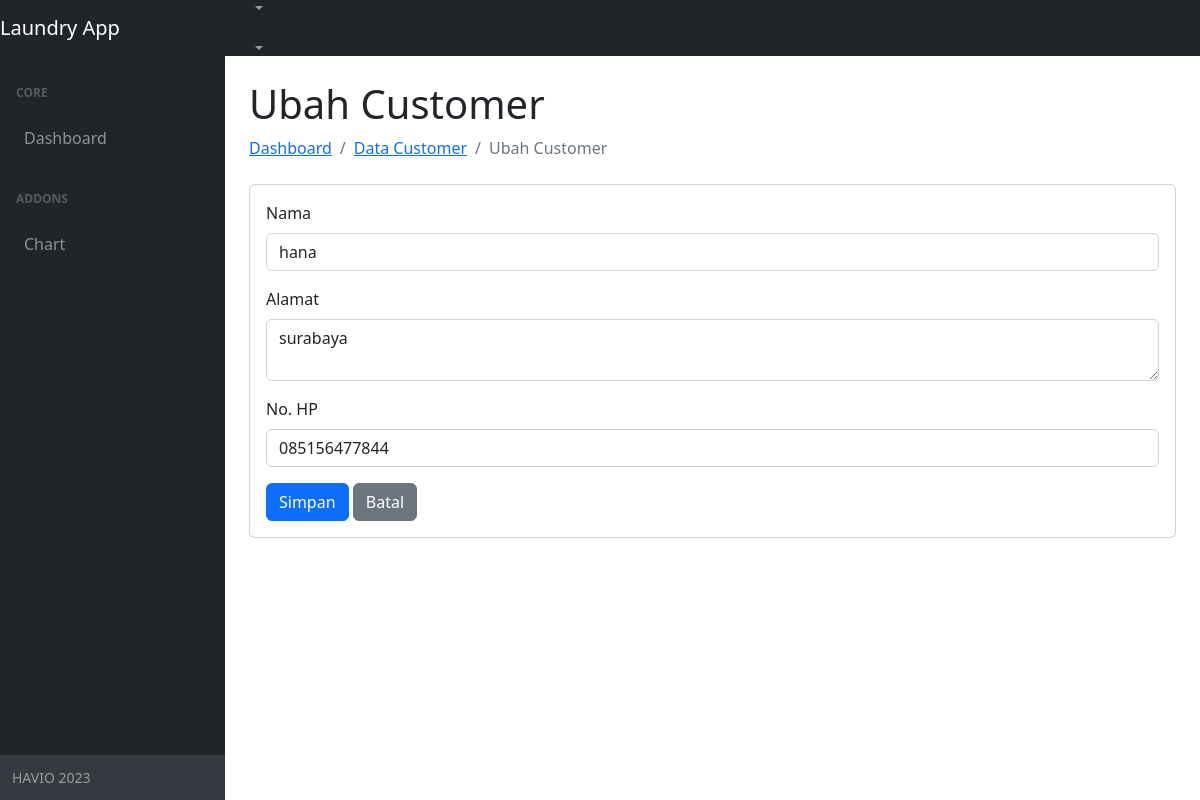
The app's page /admin/ubahcustomer.php?No_Identitas=2 with its own data.
### tables this page shows
CREATE TABLE `pelanggan` (
  `No_Identitas` int(100) NOT NULL,
  `Nama` varchar(30) NOT NULL,
  `Alamat` varchar(30) DEFAULT NULL,
  `No_Hp` varchar(15) NOT NULL
);

### admin/ubahcustomer.php (the view, shortened to what this page needs)
<?php
include 'koneksi.php';
if (isset($_GET['No_Identitas'])) {
    $No_Identitas = $_GET['No_Identitas'];
    $query = "SELECT * FROM pelanggan WHERE No_Identitas = '$No_Identitas'";
    $result = mysqli_query($conn, $query);
    if (mysqli_num_rows($result) == 1) {
        $row = mysqli_fetch_assoc($result);
    } else {
        echo "Data pelanggan tidak ditemukan.";
    }
} else {
    echo "No_Identitas tidak ditemukan.";
}
?>
<!DOCTYPE html>
<html lang="en">
<head>
    <link rel="stylesheet" href="https://cdn.jsdelivr.net/npm/bootstrap@5.8.0/dist/css/bootstrap.min.css"
>
    <link href="css/styles.css" rel="stylesheet" />
</head>
<body class="sb-nav-fixed">
    <nav class="sb-topnav navbar navbar-expand navbar-dark bg-dark">
        <a class="navbar-brand" href="dashboard.php">Laundry App</a>
        <button class="btn btn-link btn-sm order-1 order-lg-0" id="sidebarToggle" href="#"></button>
        <ul class="navbar-nav ms-auto ms-md-0 me-3 me-lg-4">
            <li class="nav-item dropdown">
                <a class="nav-link dropdown-toggle" id="navbarDropdown" href="#" role="button" data-bs-toggle="dropdown"
                    aria-expanded="false"><i class="fas fa-user fa-fw"></i></a>
                <ul class="navbar-nav ms-auto ms-md-0 me-3 me-lg-4">
                    <li class="nav-item dropdown">
                        <a class="nav-link dropdown-toggle" id="navbarDropdown" href="#" role="button"
                            data-bs-toggle="dropdown" aria-expanded="false"><i class="fas fa-user fa-fw"></i></a>
                    </li>
                </ul>
    </nav>
    <div id="layoutSidenav">
        <div id="layoutSidenav_nav">
            <nav class="sb-sidenav accordion sb-sidenav-dark" id="sidenavAccordion">
                <div class="sb-sidenav-menu">
                    <div class="nav">
                        <div class="sb-sidenav-menu-heading">Core</div>
                        <a class="nav-link" href="dashboard.php">
                            Dashboard
                        </a>
                        <div class="sb-sidenav-menu-heading">Addons</div>
                        <a class="nav-link collapsed" href="#" data-bs-toggle="collapse"
                            data-bs-target="#collapseLayouts" aria-expanded="false" aria-controls="collapseLayouts">
                            Chart
                        </a>
                    </div>
                </div>
                <div class="sb-sidenav-footer">
                    <div class="small">HAVIO 2023</div>
                </div>
            </nav>
        </div>
        <div id="layoutSidenav_content">
            <main>
                <div class="container-fluid px-4">
                    <h1 class="mt-4">Ubah Customer</h1>
                    <ol class="breadcrumb mb-4">
                        <li class="breadcrumb-item"><a href="dashboard.php">Dashboard</a></li>
                        <li class="breadcrumb-item"><a href="datacustomer.php">Data Customer</a></li>
                        <li class="breadcrumb-item active">Ubah Customer</li>
                    </ol>
                    <div class="card mb-4">
                        <div class="card-body">
                            <form method="POST">
                                <div class="mb-3">
                                    <label for="nama" class="form-label">Nama</label>
                                    <input type="text" class="form-control" id="nama" name="nama"
                                        value="<?php echo $row['Nama']; ?>">
                                </div>
                                <div class="mb-3">
                                    <label for="alamat" class="form-label">Alamat</label>
                                    <textarea class="form-control" id="alamat"
                                        name="alamat"><?php echo $row['Alamat']; ?></textarea>
                                </div>
                                <div class="mb-3">
                                    <label for="no_hp" class="form-label">No. HP</label>
                                    <input type="text" class="form-control" id="no_hp" name="no_hp"
                                        value="<?php echo $row['No_Hp']; ?>">
                                </div>
                                <button type="submit" class="btn btn-primary">Simpan</button>
                                <a href="datacustomer.php" class="btn btn-secondary">Batal</a>
                            </form>
                        </div>
                    </div>
                </div>
            </main>
        </div>
    </div>
</body>
</html>

### records on screen
pelanggan: nama "hana", alamat "surabaya", no_hp "085156477844"
